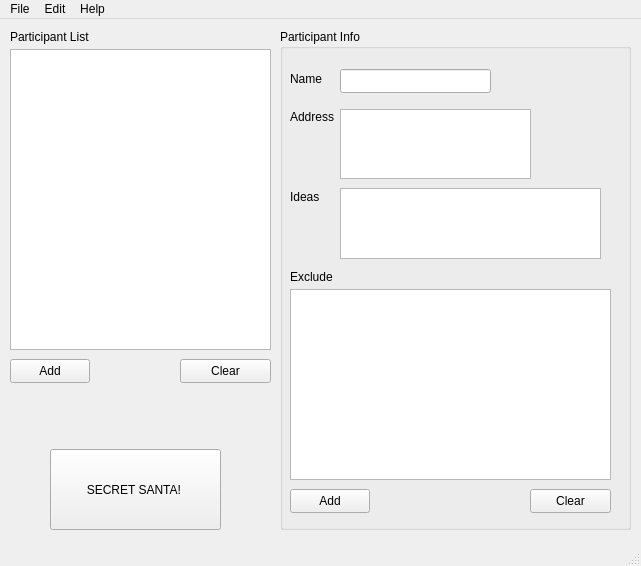
<?xml version="1.0" encoding="UTF-8"?>
<ui version="4.0">
 <class>MainWindow</class>
 <widget class="QMainWindow" name="MainWindow">
  <property name="geometry">
   <rect>
    <x>0</x>
    <y>0</y>
    <width>641</width>
    <height>566</height>
   </rect>
  </property>
  <property name="windowTitle">
   <string>MainWindow</string>
  </property>
  <widget class="QWidget" name="centralwidget">
   <widget class="QListWidget" name="participant_list">
    <property name="geometry">
     <rect>
      <x>10</x>
      <y>30</y>
      <width>261</width>
      <height>301</height>
     </rect>
    </property>
   </widget>
   <widget class="QPushButton" name="add_participant_button">
    <property name="geometry">
     <rect>
      <x>10</x>
      <y>340</y>
      <width>80</width>
      <height>24</height>
     </rect>
    </property>
    <property name="text">
     <string>Add</string>
    </property>
   </widget>
   <widget class="QPushButton" name="clear_participant_button">
    <property name="geometry">
     <rect>
      <x>180</x>
      <y>340</y>
      <width>91</width>
      <height>24</height>
     </rect>
    </property>
    <property name="text">
     <string>Clear</string>
    </property>
   </widget>
   <widget class="QPushButton" name="secret_santa_button">
    <property name="geometry">
     <rect>
      <x>50</x>
      <y>430</y>
      <width>171</width>
      <height>81</height>
     </rect>
    </property>
    <property name="text">
     <string>SECRET SANTA! </string>
    </property>
   </widget>
   <widget class="QGroupBox" name="groupBox">
    <property name="geometry">
     <rect>
      <x>280</x>
      <y>10</y>
      <width>351</width>
      <height>501</height>
     </rect>
    </property>
    <property name="title">
     <string>Participant Info</string>
    </property>
    <widget class="QLabel" name="name_label">
     <property name="geometry">
      <rect>
       <x>10</x>
       <y>40</y>
       <width>49</width>
       <height>20</height>
      </rect>
     </property>
     <property name="text">
      <string>Name</string>
     </property>
    </widget>
    <widget class="QLineEdit" name="name_edit">
     <property name="geometry">
      <rect>
       <x>60</x>
       <y>40</y>
       <width>151</width>
       <height>24</height>
      </rect>
     </property>
    </widget>
    <widget class="QLabel" name="address_label">
     <property name="geometry">
      <rect>
       <x>10</x>
       <y>80</y>
       <width>49</width>
       <height>16</height>
      </rect>
     </property>
     <property name="text">
      <string>Address</string>
     </property>
    </widget>
    <widget class="QTextEdit" name="Adderss_edit">
     <property name="geometry">
      <rect>
       <x>60</x>
       <y>80</y>
       <width>191</width>
       <height>70</height>
      </rect>
     </property>
    </widget>
    <widget class="QLabel" name="ideas_label">
     <property name="geometry">
      <rect>
       <x>10</x>
       <y>160</y>
       <width>31</width>
       <height>16</height>
      </rect>
     </property>
     <property name="text">
      <string>Ideas</string>
     </property>
    </widget>
    <widget class="QTextEdit" name="ideas_edit">
     <property name="geometry">
      <rect>
       <x>60</x>
       <y>159</y>
       <width>261</width>
       <height>71</height>
      </rect>
     </property>
    </widget>
    <widget class="QListWidget" name="exclude_list">
     <property name="geometry">
      <rect>
       <x>10</x>
       <y>260</y>
       <width>321</width>
       <height>191</height>
      </rect>
     </property>
    </widget>
    <widget class="QPushButton" name="add_exclude_button">
     <property name="geometry">
      <rect>
       <x>10</x>
       <y>460</y>
       <width>80</width>
       <height>24</height>
      </rect>
     </property>
     <property name="text">
      <string>Add</string>
     </property>
    </widget>
    <widget class="QPushButton" name="clear_exclude_button">
     <property name="geometry">
      <rect>
       <x>250</x>
       <y>460</y>
       <width>81</width>
       <height>24</height>
      </rect>
     </property>
     <property name="text">
      <string>Clear</string>
     </property>
    </widget>
    <widget class="QLabel" name="exclude_label">
     <property name="geometry">
      <rect>
       <x>10</x>
       <y>240</y>
       <width>51</width>
       <height>16</height>
      </rect>
     </property>
     <property name="text">
      <string>Exclude</string>
     </property>
    </widget>
   </widget>
   <widget class="QLabel" name="participant_list_label">
    <property name="geometry">
     <rect>
      <x>10</x>
      <y>10</y>
      <width>81</width>
      <height>16</height>
     </rect>
    </property>
    <property name="text">
     <string>Participant List</string>
    </property>
   </widget>
  </widget>
  <widget class="QMenuBar" name="menubar">
   <property name="geometry">
    <rect>
     <x>0</x>
     <y>0</y>
     <width>641</width>
     <height>21</height>
    </rect>
   </property>
   <widget class="QMenu" name="menuFile">
    <property name="title">
     <string>File</string>
    </property>
   </widget>
   <widget class="QMenu" name="menuEdit">
    <property name="title">
     <string>Edit</string>
    </property>
   </widget>
   <widget class="QMenu" name="menuHelp">
    <property name="title">
     <string>Help</string>
    </property>
   </widget>
   <addaction name="menuFile"/>
   <addaction name="menuEdit"/>
   <addaction name="menuHelp"/>
  </widget>
  <widget class="QStatusBar" name="statusbar"/>
 </widget>
 <resources/>
 <connections/>
</ui>
